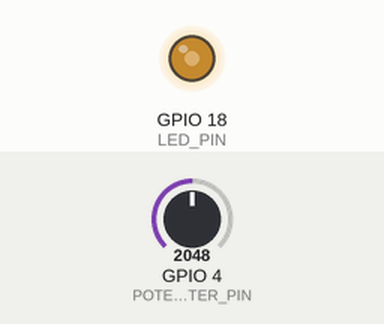
This sketch was run on a simulated ESP32. Shown: output pins drawn as LEDs (lit = HIGH). The inputs (shaded band) are chosen by the test bench; at power-on: GPIO 4 (POTENTIOMETER_PIN) = 2048. What the sketch prints to the serial monitor is not drawn.

Above: at 1.2 s.
1.3 s: GPIO 4 (POTENTIOMETER_PIN) set to 2866
At 1.9 s:
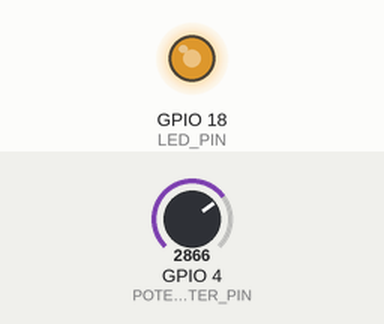
2.8 s: GPIO 4 (POTENTIOMETER_PIN) set to 3603
At 3.1 s:
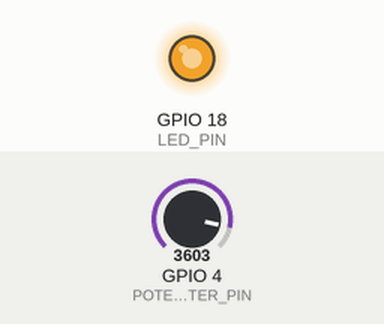
4.3 s: GPIO 4 (POTENTIOMETER_PIN) set to 491
At 5.5 s:
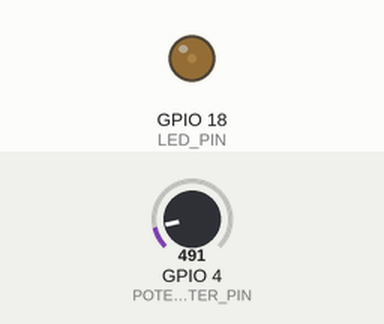
5.8 s: GPIO 4 (POTENTIOMETER_PIN) set to 0
At 6.6 s:
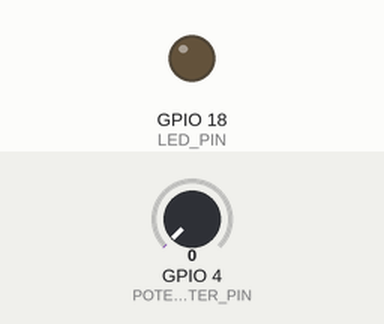
7.3 s: GPIO 4 (POTENTIOMETER_PIN) set to 2047
At 7.7 s:
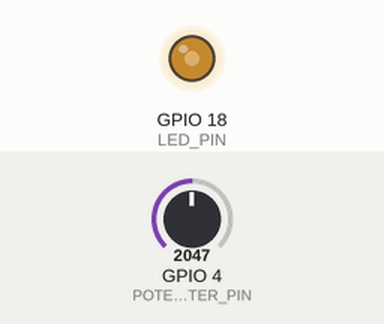
Timing chart, 0 to 9.8 s (numbered marks = the images above; inputs shaded):
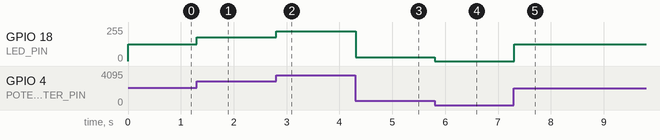

The sketch:

potentiometer_opgelost.ino
```cpp
// Herken je deze getallen? Dit zijn de GPIO pins waarop je alles op aan hebt gesloten!
#define POTENTIOMETER_PIN 4
#define LED_PIN 18

// Deze functie wordt eenmalig uitgevoerd.
void setup() {
  Serial.begin(115200);
  analogSetAttenuation(ADC_11db);
  pinMode(LED_PIN, OUTPUT);
}

// Deze functie wordt herhaaldelijk uitgevoerd.
void loop() {
  /////////////////////////////////////////////// START HIER MET TYPEN ////////////////////////////////////////////////
  int analogValue = analogRead(POTENTIOMETER_PIN);

  int brightness = analogValue * 255 / 4095;
  int brightnessMap = map(analogValue, 0, 4095, 0, 255);

  Serial.print("Waarde uit draaiknop:");
  Serial.println(analogValue);
  Serial.print("Helderheid:");
  Serial.println(brightness);

  analogWrite(LED_PIN, brightnessMap);
  ///////////////////////////////////////////////    TOT HIER TYPEN     ///////////////////////////////////////////////
}
```

Measured:
- after the input at 1.3 s, GPIO 18 (LED_PIN): 127/255 → 178/255 at once
- after the input at 2.8 s, GPIO 18 (LED_PIN): 178/255 → 224/255 at once
- after the input at 4.3 s, GPIO 18 (LED_PIN): 224/255 → 30/255 at once
- after the input at 5.8 s, GPIO 18 (LED_PIN): 30/255 → 0/255 at once
- after the input at 7.3 s, GPIO 18 (LED_PIN): 0/255 → 127/255 at once
